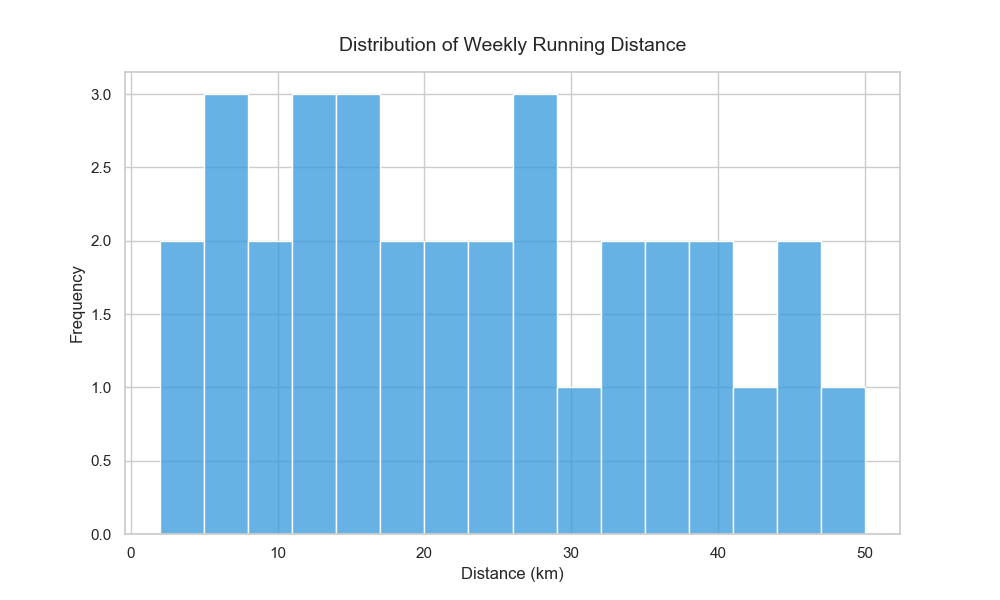

The Python source for this figure:

import pandas as pd
import seaborn as sns
import matplotlib.pyplot as plt

# Data
data = {
    'distance': [2, 4, 5, 5, 7, 8, 10, 11, 12, 12, 14, 15, 16, 17, 19, 21, 22, 23, 
                 24, 26, 27, 28, 30, 32, 34, 36, 37, 38, 40, 42, 44, 45, 48]
}
df = pd.DataFrame(data)

# Seaborn Histogram
sns.set_theme(style="whitegrid")
plt.figure(figsize=(10, 6))
sns.histplot(df['distance'], color="#3498db", binwidth=3, orientation='vertical')

plt.title('Distribution of Weekly Running Distance', fontsize=14, pad=15)
plt.xlabel('Distance (km)')
plt.ylabel('Frequency')

# Show plot
plt.show()
